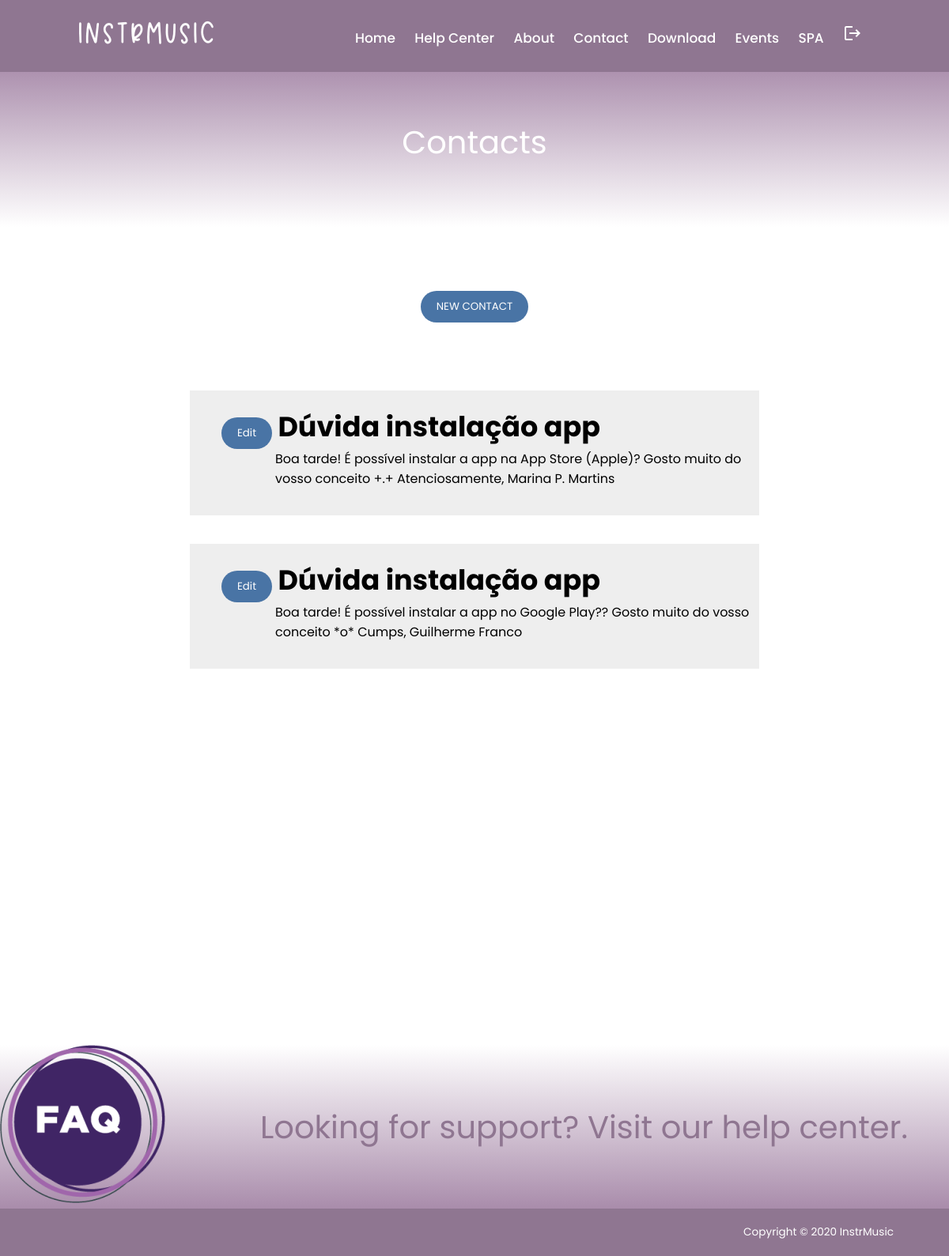
/list_contact (signed in), run on an earlier commit of the app's database.
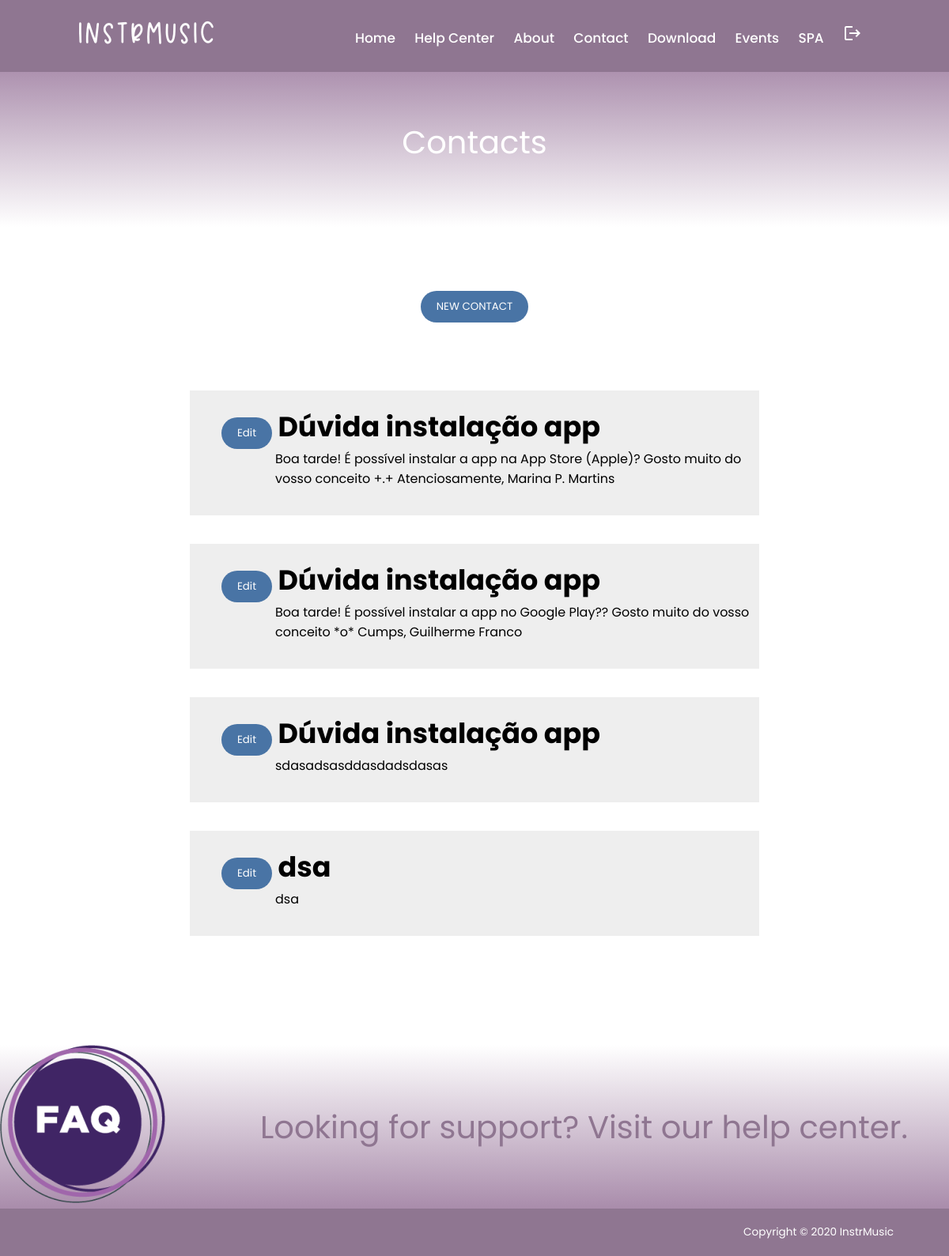
And on a later commit of the database.
### website/models.py (models this page shows, shortened)
class Contact(models.Model):
    name = models.CharField(max_length=30)
    surname = models.CharField(max_length=30)
    cell_number = models.IntegerField()
    birthday = models.DateField(null=True, blank=True)
    email = models.EmailField(max_length=254)
    subject = models.CharField(max_length=60)
    message = models.TextField(max_length=360, default='')
    perm = models.BooleanField(default=False)

### website/views.py (the view)
# urls.py: path('list_contact', views.list_contact_page_view, name='list_contact'),
def list_contact_page_view(request):
    if not request.user.is_authenticated:
        return HttpResponseRedirect(reverse('website:login'))
    context = {'contacts': Contact.objects.all(), 'message': "logged"}
    return render(request, 'website/list_contact.html', context)

### website/templates/website/list_contact.html (shortened to what this page needs)
{% extends 'website/base.html' %}
{% load static %}
{% block main %}
    <article id="subheader">
        Contacts
    </article>
    <article id="sub_subheader">
        <a href="{% url 'website:contact_us' %}">
            <button>NEW CONTACT</button>
        </a>
    </article>
    <article id="contact">
        {% for contact in contacts %}
            <ul style="background-color: #eee; margin-bottom: 5%;">
                    <h2><a href="{% url 'website:edit_contact' contact.id %}">
                        <button>Edit</button>
                    </a>
                        {{ contact.subject }}
                    </h2>
                     <p style="padding-bottom: 5%; padding-left: 10%">{{ contact.message }}</p>
            </ul>
        {% endfor %}
    </article>
{% endblock main %}

What changed in the data, as far as the page shows it:
added Contact: subject "Dúvida instalação app", message "sdasadsasddasdadsdasas"
added Contact: subject "dsa", message "dsa"
